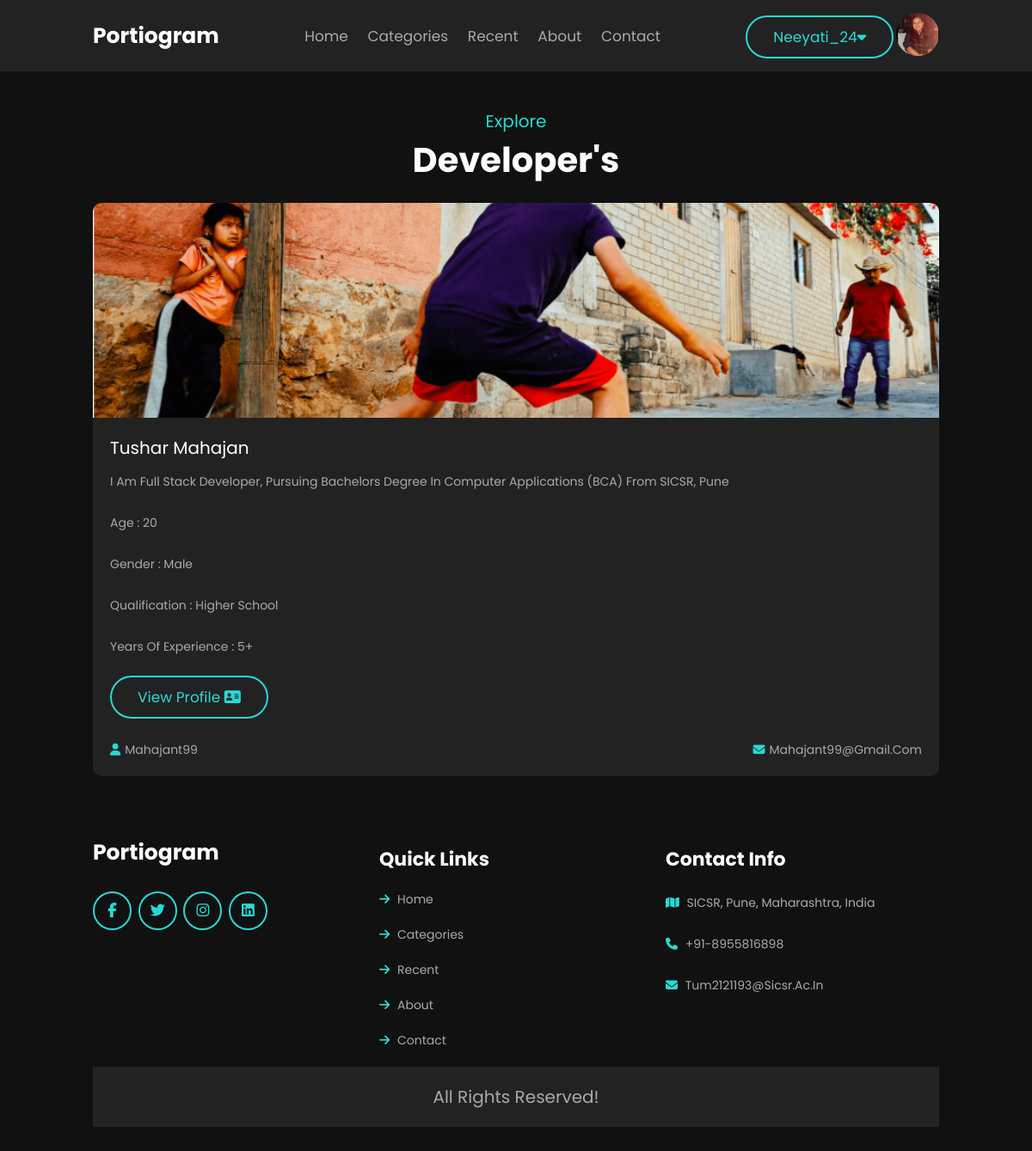
Screenshot of /developer.php (signed in) with the database file from the repository.
### tables this page shows
CREATE TABLE `user_form` (
  `id` int(100) NOT NULL,
  `name` varchar(100) NOT NULL,
  `username` varchar(100) NOT NULL,
  `email` varchar(100) NOT NULL,
  `password` varchar(100) NOT NULL,
  `occupation` varchar(100) NOT NULL,
  `image` varchar(100) NOT NULL,
  `linkedin` varchar(2083) NOT NULL,
  `github` varchar(2083) NOT NULL,
  `twitter` varchar(2083) NOT NULL,
  `instagram` varchar(2083) NOT NULL,
  `about_me` varchar(100) NOT NULL,
  `age` int(100) NOT NULL,
  `qualification` varchar(100) NOT NULL,
  `language` varchar(100) NOT NULL,
  `experience` int(100) NOT NULL,
  `project` int(100) NOT NULL,
  `clients` int(100) NOT NULL,
  `awards` int(100) NOT NULL,
  `year1` varchar(100) NOT NULL,
  `degree1` varchar(100) NOT NULL,
  `year2` varchar(100) NOT NULL,
  `degree2` varchar(100) NOT NULL,
  `year3` varchar(100) NOT NULL,
  `degree3` varchar(100) NOT NULL,
  `year4` varchar(100) NOT NULL,
  `degree4` varchar(100) NOT NULL,
  `location` varchar(100) NOT NULL,
  `gender` varchar(100) NOT NULL,
  `pdf_file` varchar(2083) NOT NULL
);

### developer.php (the view, shortened to what this page needs)
<?php
include 'config.php';
if(isset($_SESSION['user_id'])) {
  $user_id = $_SESSION['user_id'];
  $select = mysqli_query($conn, "SELECT * FROM `user_form` WHERE id = '$user_id'") or die('query failed');
  if(mysqli_num_rows($select) > 0){
      $fetch = mysqli_fetch_assoc($select);
  }
}
$users = mysqli_query($conn, "select * from user_form where occupation='Developer'");
?>
<!DOCTYPE html>
<html lang="en">
<head>
    <link rel="stylesheet" href="https://cdnjs.cloudflare.com/ajax/libs/font-awesome/5.15.4/css/all.min.css">
    <link rel="stylesheet" href="css/index/style.css">
    <link rel="stylesheet" href="https://cdnjs.cloudflare.com/ajax/libs/aos/2.3.4/aos.css">
    <link rel="stylesheet" href="css/dropdown.css">
    <link rel="stylesheet" href="css/preloader/preloader.css">
</head>
<body>
<header class="header">
    <a data-aos="zoom-in-left" data-aos-delay="150" href="index.php" class="logo">Portiogram </a>
    <nav class="navbar">
        <a data-aos="zoom-in-left" data-aos-delay="300" href="index.php">home</a>
        <a data-aos="zoom-in-left" data-aos-delay="450" href="category.php">Categories</a>
        <a data-aos="zoom-in-left" data-aos-delay="600" href="recent.php">Recent</a>
        <a data-aos="zoom-in-left" data-aos-delay="750" href="about.php">about</a>
        <a data-aos="zoom-in-left" data-aos-delay="900" href="contact.php">Contact</a>
    </nav>
        <div class="dropdown">
            <?php if(isset($_SESSION['user_id'])) { ?>
                <button data-aos="zoom-in-left" data-aos-delay="1300" class="btn"><?php echo $fetch['username']; ?><i class="fa fa-caret-down"></i></button>
            <?php if($fetch['image'] == ''){ ?>
                <img data-aos="zoom-in-left" data-aos-delay="1500" class="profile-image" src="images/default-avatar.png">
            <?php } else { ?>
                <img data-aos="zoom-in-left" data-aos-delay="1500" class="profile-image" src="uploaded_img/<?php echo $fetch['image']; ?>">
            <?php } ?>
        </div>
            <?php } else { ?>
                <button data-aos="zoom-in-left" data-aos-delay="1300" class="btn" onclick="redirectToLogin()">Login </button>
            <?php } ?>
</header>
<br><br><br><br><br><br>
<section class="blogs" id="blogs">
    <div class="heading">
        <span>Explore</span>
        <h1>Developer's</h1>
    </div>
    <div class="box-container">
        <?php
    if(!$users)
    {
    echo '<p>No data found</p>';
    }
    else{
        foreach($users as $key=>$value)
        {
            ?>
        <div class="box" data-aos="fade-up" data-aos-delay="150">
            <div class="image">
                <img src=<?php echo 'uploaded_img/'.$value['image'];?> alt="">
            </div>
            <div class="content">
                <a href="./userprofile.php?user_id=<?php echo $value['id'];?>" class="link"><?php echo $value['name'];?></a>
                <p><?php echo $value['about_me'];?></p>
                <p>Age :  <?php echo $value['age'];?></p>
                <p>Gender :  <?php echo $value['gender'];?></p>
                <p>qualification :  <?php echo $value['qualification'];?></p>
                <p>years of experience :  <?php echo $value['experience'];?>+</p>
                <a href="./userprofile.php?user_id=<?php echo $value['id'];?>"><button class="btn"> View Profile  <i class="fas fa-address-card"></i> </button></a>
                <br><br>
                <div class="icon">
                    <a href="./userprofile.php?user_id=<?php echo $value['id'];?>"><i class="fas fa-user"></i></i><?php echo $value['username'];?></a>
                    <a><i class="fas fa-envelope"></i></i><?php echo $value['email'];?></a>
                </div>
            </div>
        </div>
        <?php
    }
}
?>
    </div>
</section>
<section class="footer">
    <div class="box-container">
        <div class="box" data-aos="fade-up" data-aos-delay="150">
            <a href="index.php" class="logo">Portiogram </a>
            <br><br>
            <div class="share">
                <a href="#" class="fab fa-facebook-f"></a>
                <a href="#" class="fab fa-twitter"></a>
                <a href="#" class="fab fa-instagram"></a>
                <a href="#" class="fab fa-linkedin"></a>
            </div>
        </div>
        <div class="box" data-aos="fade-up" data-aos-delay="300">
            <h3>quick links</h3>
            <a href="index.php" class="links"> <i class="fas fa-arrow-right"></i> home </a>
            <a href="category.php" class="links"> <i class="fas fa-arrow-right"></i> categories </a>
            <a href="recent.php" class="links"> <i class="fas fa-arrow-right"></i> Recent </a>
            <a href="about.php" class="links"> <i class="fas fa-arrow-right"></i> about </a>
            <a href="contact.php" class="links"> <i class="fas fa-arrow-right"></i> contact </a>
        </div>
        <div class="box" data-aos="fade-up" data-aos-delay="450">
            <h3>contact info</h3>
            <p> <i class="fas fa-map"></i> SICSR, Pune, Maharashtra, India </p>
            <p> <i class="fas fa-phone"></i> +91-8955816898 </p>
            <p> <i class="fas fa-envelope"></i> tum2121193@sicsr.ac.in </p>
        </div>
    </div>
    <div class="credit">all rights reserved!</div>
</section>
</body>
</html>

### css/index/style.css (style rules this page uses)
* { font-family: 'Poppins', sans-serif; margin: 0; padding: 0; -webkit-box-sizing: border-box; box-sizing: border-box; outline: none; border: none; text-decoration: none; text-transform: capitalize; -webkit-transition: all .2s linear; transition: all .2s linear; }
html { font-size: 62.5%; overflow-x: hidden; scroll-behavior: smooth; scroll-padding-top: 9rem; }
body { background: #111; overflow-x: hidden; }
section { padding: 3rem 9%; }
.heading { text-align: center; margin-bottom: 2rem; }
.heading span { color: #29d9d5; font-size: 2rem; }
.heading h1 { font-size: 4rem; color: #fff; }
.btn { margin-top: 1rem; display: inline-block; padding: 1rem 3rem; font-size: 1.7rem; color: #29d9d5; border: 0.2rem solid #29d9d5; border-radius: 5rem; cursor: pointer; background: none; }
.header { position: fixed; top: 0; left: 0; right: 0; z-index: 1000; background: #222; display: -webkit-box; display: -ms-flexbox; display: flex; -webkit-box-align: center; -ms-flex-align: center; align-items: center; -webkit-box-pack: justify; -ms-flex-pack: justify; justify-content: space-between; padding: 1.5rem 9%; }
.header .navbar a { font-size: 1.7rem; color: #aaa; display: inline-block; margin: 0 1rem; }
.header .btn { margin-top: 0; }
.logo { font-size: 2.5rem; color: #fff; font-weight: bolder; }
.blogs .box-container { display: -ms-grid; display: grid; -ms-grid-columns: (minmax(32rem, 1fr))[auto-fit]; grid-template-columns: repeat(auto-fit, minmax(32rem, 1fr)); gap: 1.5rem; }
.blogs .box-container .box { border-radius: 1rem; background: #222; overflow: hidden; }
.blogs .box-container .box .image { height: 25rem; overflow: hidden; width: 100%; }
.blogs .box-container .box .image img { height: 100%; width: 100%; -o-object-fit: cover; object-fit: cover; }
.blogs .box-container .box .content { padding: 2rem; }
.blogs .box-container .box .content .link { font-size: 2rem; color: #fff; }
.blogs .box-container .box .content p { padding: 1rem 0; font-size: 1.4rem; color: #aaa; line-height: 2; }
.blogs .box-container .box .content .icon { padding-top: 1rem; display: -webkit-box; display: -ms-flexbox; display: flex; -webkit-box-align: center; -ms-flex-align: center; align-items: center; -webkit-box-pack: justify; -ms-flex-pack: justify; justify-content: space-between; }
.blogs .box-container .box .content .icon a { font-size: 1.4rem; color: #aaa; }
.blogs .box-container .box .content .icon a i { padding-right: .5rem; color: #29d9d5; }
.footer .box-container { display: -ms-grid; display: grid; -ms-grid-columns: (minmax(25rem, 1fr))[auto-fit]; grid-template-columns: repeat(auto-fit, minmax(25rem, 1fr)); gap: 1.5rem; }
.footer .box-container .box { padding: 1rem 0; }
.footer .box-container .box .logo { padding-bottom: 1rem; }
.footer .box-container .box h3 { font-size: 2.2rem; color: #fff; padding: 1rem 0; }
.footer .box-container .box p { font-size: 1.4rem; color: #aaa; padding: 1rem 0; line-height: 2; }
.footer .box-container .box p i { padding-right: .5rem; color: #29d9d5; }
.footer .box-container .box .share { padding-top: 1rem; }
.footer .box-container .box .share a { height: 4.5rem; width: 4.5rem; line-height: 4rem; font-size: 2rem; border-radius: 50%; font-size: 1.7rem; border: 0.2rem solid #29d9d5; color: #29d9d5; margin-right: .5rem; text-align: center; }
.footer .box-container .box .links { font-size: 1.4rem; color: #aaa; padding: 1rem 0; display: block; }
.footer .box-container .box .links i { padding-right: .5rem; color: #29d9d5; }
.credit { background: #222; text-align: center; font-size: 2rem; padding: 2rem 1rem; color: #aaa; }

### css/dropdown.css (style rules this page uses)
.dropdown { position: relative; display: inline-block; vertical-align: middle; }
.dropdown .profile-image { display: inline-block; width: 50px; height: 50px; border-radius: 50%; overflow: hidden; object-fit: cover; vertical-align: -16px; }

### rows the page displays
user_form: username "Neeyati_24", image (picture)
user_form: image (picture), name "Tushar Mahajan", about_me "I Am Full Stack Developer, Pursuing Bachelors Degree In Computer Applications (BCA) From SICSR, Pune", age "20", gender "Male", qualification "Higher School", experience "5", username "Mahajant99", email "Mahajant99@gmail.com"
